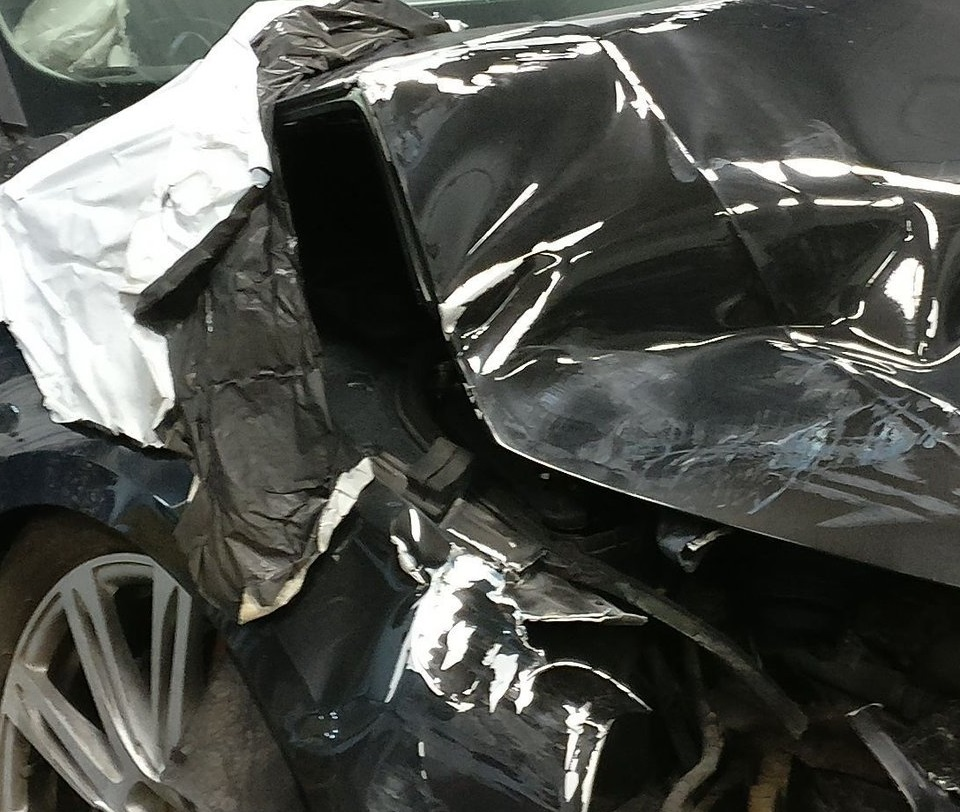
#> input picture masterAlgorithm/scratch_dataset/audi_a8_20.jpg, 960 x 812 px; its folder holds only this picture in this run
$ python -i homography.py   (imports and definitions only)
#> lines starting #> are read from the running program, lines starting #| are printed output that depends on the picture; after the words box and inside, x2 and y2 are one past the last pixel; in counts of white or black regions, pixels touching at a corner belong together
import cv2
import numpy as np
import os
import datetime
from os import path

class DamageDetectorWithImages:
    def compareAndHighlightDamages(self, source_image_path):
#> called with source_image_path = 'scratch_dataset/audi_a8_20.jpg'
        print("Start Of Algorithm Log")
        if not path.exists(source_image_path):
            return 0, 0, ""
        # Features
        sift = cv2.xfeatures2d.SIFT_create()
        # Feature Matching
        indexparam = dict(algorithm=0, trees=5)
        searchparam = dict()
        flann = cv2.FlannBasedMatcher(indexparam, searchparam)
        frame = cv2.imread(source_image_path, cv2.IMREAD_COLOR)
#> frame is the input picture: shape (812, 960, 3); mean B, G, R 76.9, 81.7, 79.9
        homography = frame
        grayframe = cv2.cvtColor(frame, cv2.COLOR_BGR2GRAY)  # car_image
        keypoint_grayframe, descriptor_grayframe = sift.detectAndCompute(grayframe, None)
#> keypoint_grayframe = 3085 keypoints; strongest (x, y, size): (465, 348, 3), (717, 214, 1.9), (573, 260, 3), (905, 284, 28.3)

        dir_name = './masterAlgorithm/scratch_dataset/'
        # dir_name = 'data1a/training/00-damage/'
        scratch_images = os.listdir(dir_name)
        # print(scratch_images)
        for files in scratch_images:
            if not (files.endswith(".JPG") or files.endswith(".jpg") or files.endswith(".jpeg") or files.endswith(".JPEG")):
                scratch_images.remove(files)
        scratch_images_dataset = [dir_name + filenames for filenames in scratch_images]
        # print(scratch_images_dataset)
        highlights_cnt = 0
        # Repeat
        for imgs in scratch_images_dataset:
            img = cv2.imread(imgs, cv2.IMREAD_GRAYSCALE)
#> img: shape (812, 960); min 0, max 255, mean 80.6
            keypoint_image, descriptor_image = sift.detectAndCompute(img, None)
#> keypoint_image = 3087 keypoints; strongest (x, y, size): (465, 348, 3), (717, 214, 1.9), (573, 260, 3), (905, 284, 28.3)
            matches = flann.knnMatch(descriptor_image, descriptor_grayframe, k=2)
#> matches = 3087 matches
            good_points = []
            print("Filename: ", imgs," - ", end="")
            for m, n in matches:
                if m.distance < 0.6 * n.distance:
                    good_points.append(m)
#> after the loop, good_points = 3068 matches

            # Homography
            print("Matches: ", len(good_points), " - ", end="")
#| Matches:  3068  -
            if len(good_points) >= 10:
                highlights_cnt += 1
                query_pts = np.float32([keypoint_image[m.queryIdx].pt for m in good_points]).reshape(-1, 1, 2)
                train_pts = np.float32([keypoint_grayframe[m.trainIdx].pt for m in good_points]).reshape(-1, 1, 2)
                matrix, mask = cv2.findHomography(query_pts, train_pts, cv2.RANSAC, 5.0)
#> matrix = [[1, -1.38e-06, 0.000519], [2.54e-07, 1, 3.8e-05], [-5.39e-11, -2.52e-09, 1]]; mask = 3068 values from 1 to 1
                matches_mask = mask.ravel().tolist()
#> matches_mask = 3068 values from 1 to 1

                # Perspective transform
                h, w = img.shape
#> h = 812; w = 960
                pts = np.float32([[0, 0], [0, h], [w, h], [w, 0]]).reshape(-1, 1, 2)
#> pts = [[0, 0], [0, 812], [960, 812], [960, 0]]
                dst = cv2.perspectiveTransform(pts, matrix)
#> dst = [[0.000519, 3.8e-05], [-0.0006, 812], [960, 812], [960, 0.000282]]

                homography = cv2.polylines(frame, [np.int32(dst)], True, (0, 0, 255), 2)
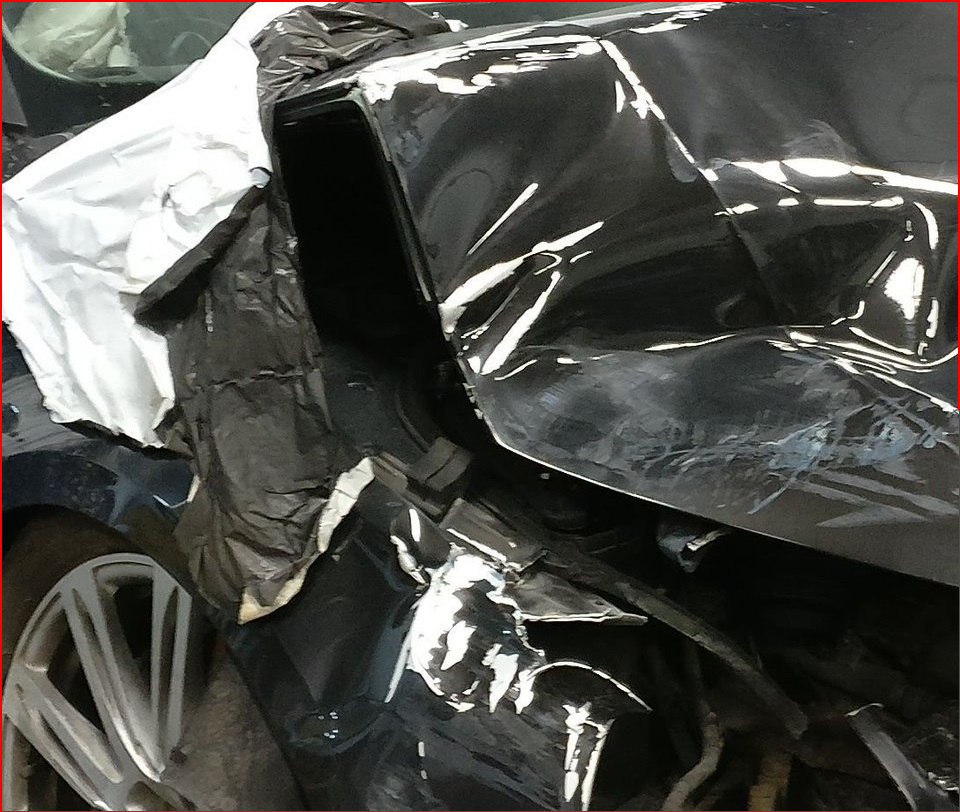
#> homography: shape (812, 960, 3); 0.73% of pixels changed, all inside (x1, y1, x2, y2) = (0, 0, 960, 812)
                print("Highlighted damages")
            else:
                print("Very Low matching points")

        # Non-Repeat
        # cv2.imshow("Homography", homography)
        ct = str(datetime.datetime.now().timestamp()).replace(".", "")
        absfilename = "web_homography_" + ct + ".jpg"
        output_image_path = os.path.join('./static/output_images', absfilename)
        cv2.imwrite( output_image_path , homography)
        # cv2.waitKey()
        print("End Of Algorithm Log")
        return 1, highlights_cnt, absfilename

# [12 lines of commented-out code are left out]

>>> result = DamageDetectorWithImages().compareAndHighlightDamages('scratch_dataset/audi_a8_20.jpg')

$ run again, on masterAlgorithm/scratch_dataset/audi_a8_21.jpg
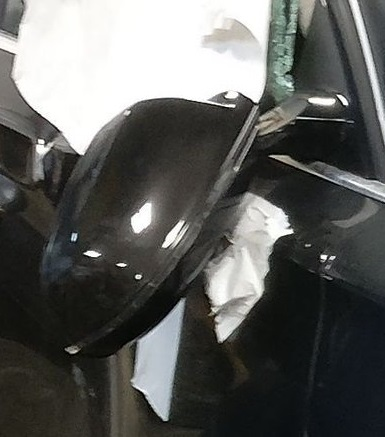
#> input picture masterAlgorithm/scratch_dataset/audi_a8_21.jpg, 385 x 437 px
#> in compareAndHighlightDamages, frame is the input picture: shape (437, 385, 3); mean B, G, R 91.4, 93.8, 92.9
#> keypoint_grayframe = 451 keypoints; strongest (x, y, size): (323, 257, 3.8), (138, 277, 3.6), (118, 265, 2), (345, 102, 3.9)
#> keypoint_image = 447 keypoints; strongest (x, y, size): (323, 257, 3.8), (138, 277, 3.6), (118, 265, 2), (345, 102, 3.9)
#> matches = 447 matches
#> after the loop in compareAndHighlightDamages, `for m, n in matches:`: good_points = 446 matches
#| Matches:  446  -
#> query_pts = 446 rows, first 8: [5.29, 127], [7.41, 125.5], [9.22, 194.1], [11.03, 127.1], [11.12, 178.2], [12.59, 58.2], [12.86, 81.39], [13.23, 31.59]
#> train_pts = 446 rows, first 8: [5.29, 127], [7.41, 125.5], [9.22, 194.1], [11.03, 127.1], [11.12, 178.2], [12.59, 58.2], [12.86, 81.39], [13.23, 31.6]
#> matrix = [[1, 8.29e-06, -0.00427], [-5.92e-06, 1, 0.00198], [4.05e-08, 3.99e-08, 1]]; mask = 446 values from 1 to 1
#> dst = [[-0.00427, 0.00198], [-0.000651, 437], [385, 437], [385, -0.000302]]
#> in compareAndHighlightDamages, `homography = cv2.polylines(frame, [np.int32(dst)], True, (0, 0, 255), 2)`:
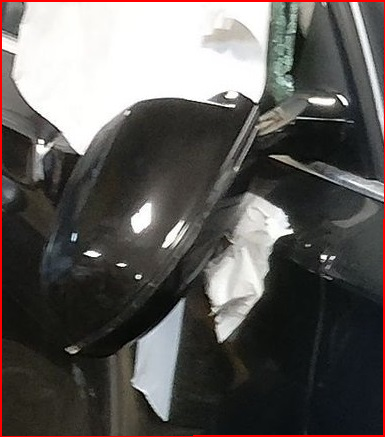
#> homography: shape (437, 385, 3); 1.7% of pixels changed, all inside (x1, y1, x2, y2) = (0, 0, 385, 437)

$ run again, on masterAlgorithm/scratch_dataset/audi_a8_22.jpg
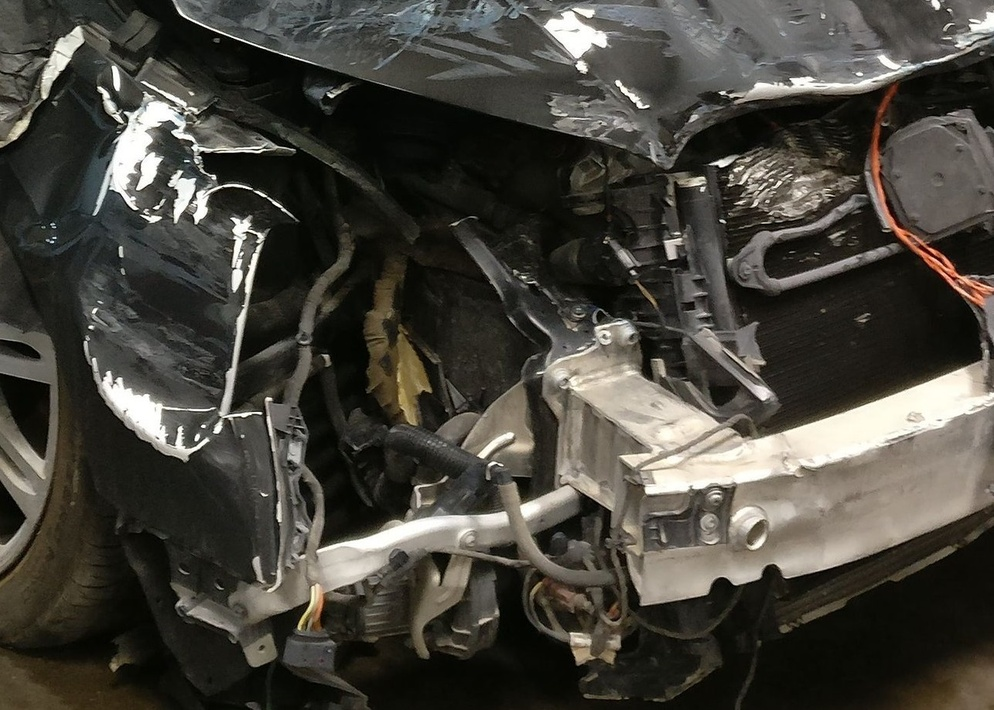
#> input picture masterAlgorithm/scratch_dataset/audi_a8_22.jpg, 994 x 710 px, shrunk from 1285 x 917 before the run
#> in compareAndHighlightDamages, frame is the input picture: shape (710, 994, 3); mean B, G, R 60, 67.6, 70.1
#> in compareAndHighlightDamages, `grayframe = cv2.cvtColor(frame, cv2.COLOR_BGR2GRAY)`:
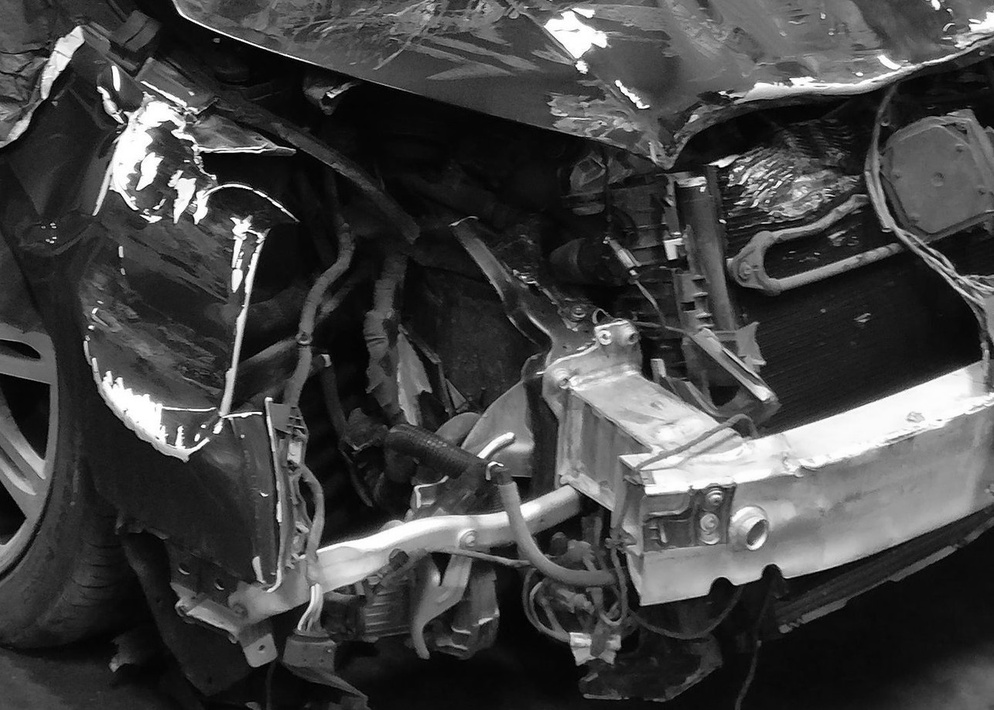
#> grayframe: shape (710, 994); min 0, max 255, mean 67.5
#> keypoint_grayframe = 3320 keypoints; strongest (x, y, size): (260, 413, 2.1), (203, 426, 2.5), (722, 163, 6.1), (91, 327, 2.7)
#> keypoint_image = 3331 keypoints; strongest (x, y, size): (260, 413, 2.1), (203, 426, 2.5), (722, 163, 6.1), (91, 327, 2.7)
#> matches = 3331 matches
#> after the loop in compareAndHighlightDamages, `for m, n in matches:`: good_points = 3303 matches
#| Matches:  3303  -
#> matrix = [[1, -2.17e-06, 0.000241], [-4.39e-07, 1, 0.000282], [-2.85e-10, -3.8e-09, 1]]; mask = 3303 values from 1 to 1
#> dst = [[0.000241, 0.000282], [-0.0013, 710], [994, 710], [994, -0.000155]]
#> in compareAndHighlightDamages, `homography = cv2.polylines(frame, [np.int32(dst)], True, (0, 0, 255), 2)`:
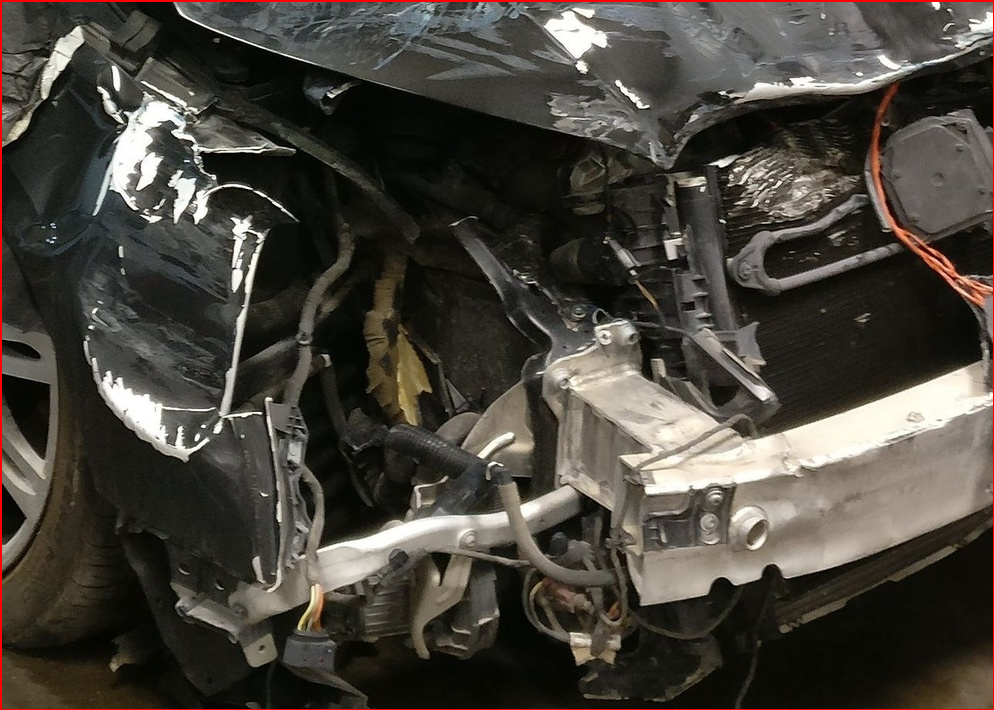
#> homography: shape (710, 994, 3); 0.72% of pixels changed, all inside (x1, y1, x2, y2) = (0, 0, 994, 710)

$ run again, on masterAlgorithm/scratch_dataset/audi_a8_23.jpg
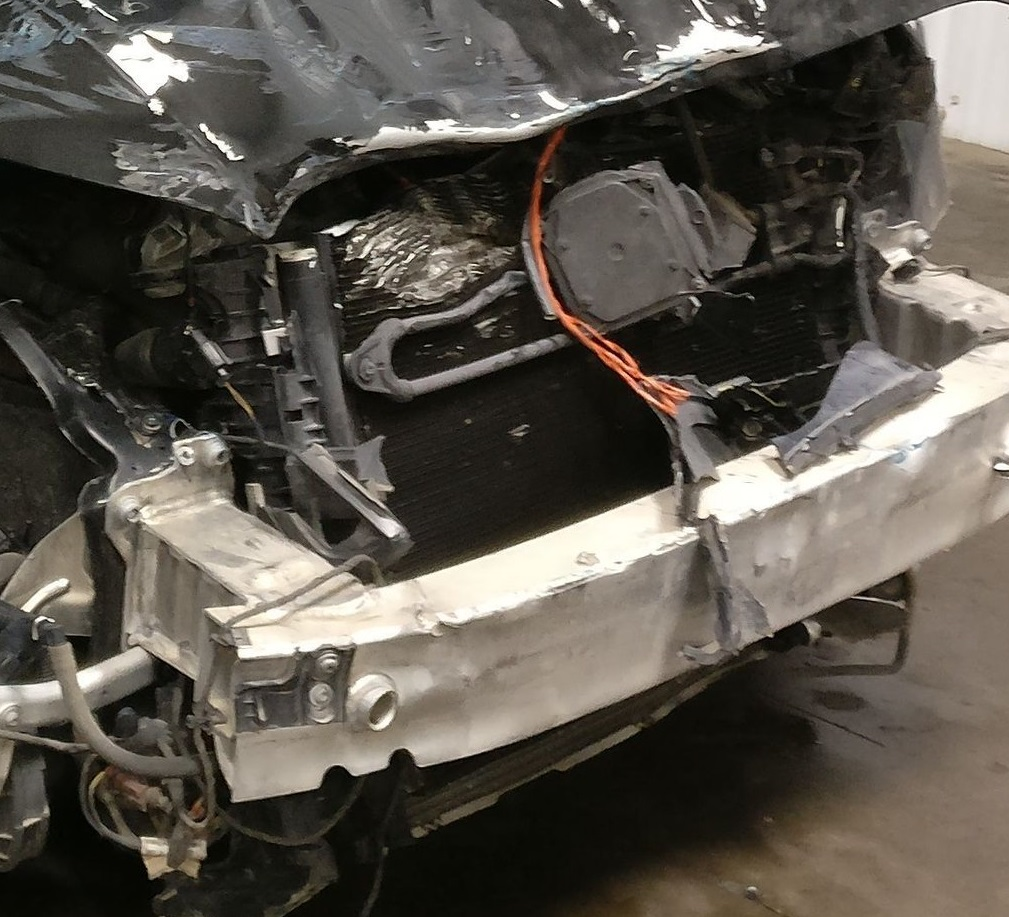
#> input picture masterAlgorithm/scratch_dataset/audi_a8_23.jpg, 1009 x 917 px
#> in compareAndHighlightDamages, frame is the input picture: shape (917, 1009, 3); mean B, G, R 76.1, 84.4, 89.7
#> in compareAndHighlightDamages, `grayframe = cv2.cvtColor(frame, cv2.COLOR_BGR2GRAY)`:
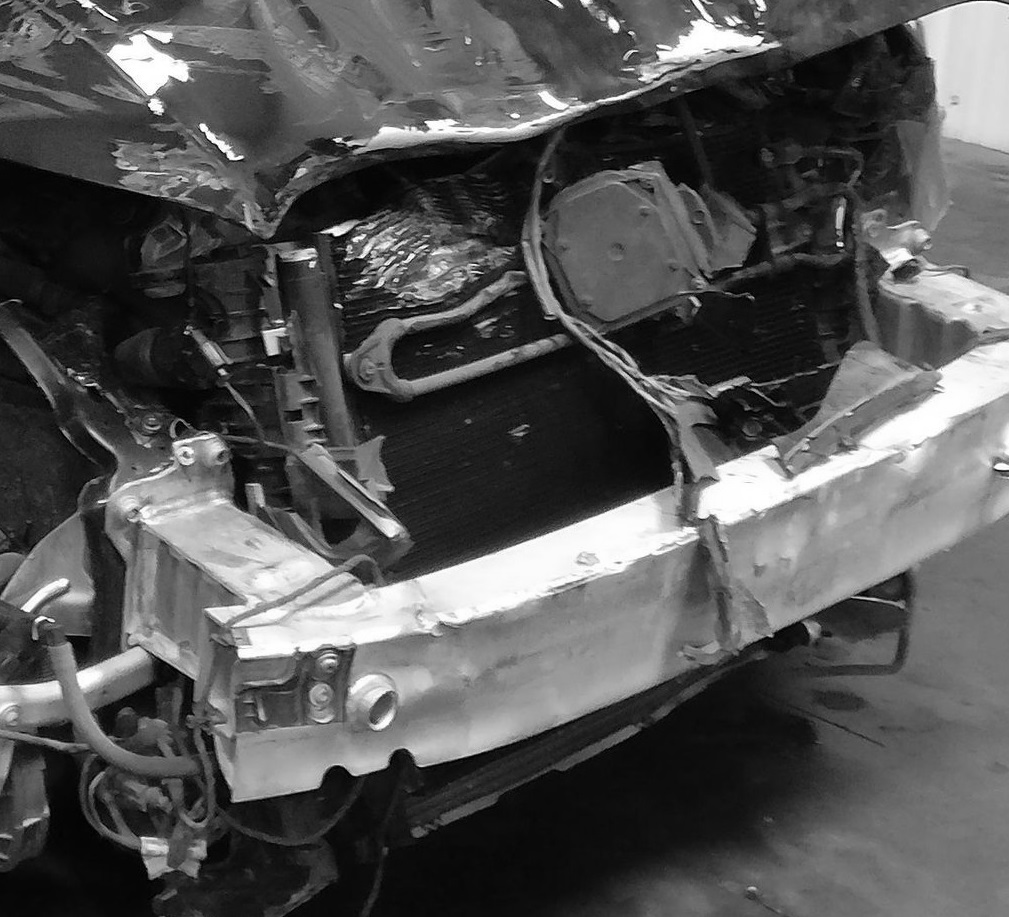
#> grayframe: shape (917, 1009); min 0, max 255, mean 85
#> keypoint_grayframe = 3932 keypoints; strongest (x, y, size): (337, 231, 7.9), (840, 244, 3.8), (614, 25, 7.9), (390, 527, 13.2)
#> keypoint_image = 3938 keypoints; strongest (x, y, size): (337, 231, 7.9), (840, 244, 3.8), (614, 25, 7.9), (390, 527, 13.2)
#> matches = 3938 matches
#> after the loop in compareAndHighlightDamages, `for m, n in matches:`: good_points = 3900 matches
#| Matches:  3900  -
#> matrix = [[1, -9.57e-07, 2.87e-05], [3.36e-07, 1, -1.99e-05], [-9.26e-10, 2.85e-10, 1]]; mask = 3900 values from 1 to 1
#> dst = [[2.87e-05, -1.99e-05], [-0.000849, 917], [1009, 917], [1009, 0.000319]]
#> in compareAndHighlightDamages, `homography = cv2.polylines(frame, [np.int32(dst)], True, (0, 0, 255), 2)`:
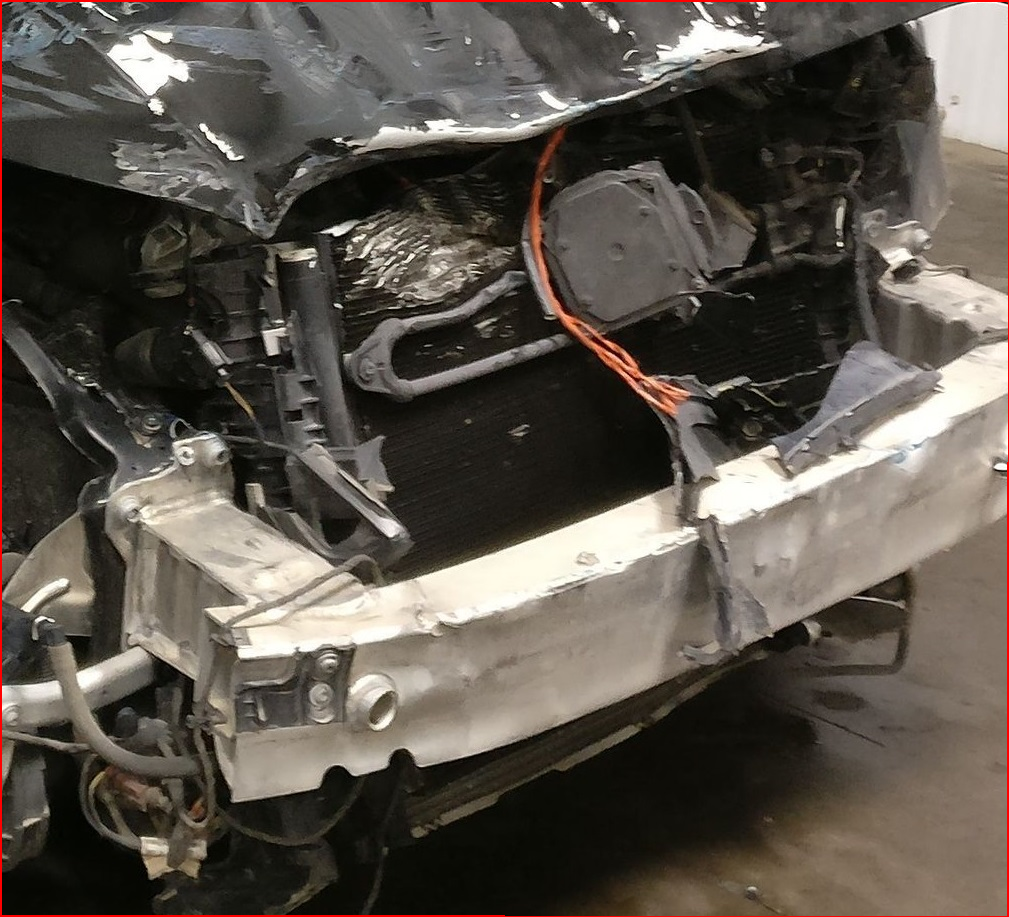
#> homography: shape (917, 1009, 3); 0.73% of pixels changed, all inside (x1, y1, x2, y2) = (0, 0, 1009, 917)
